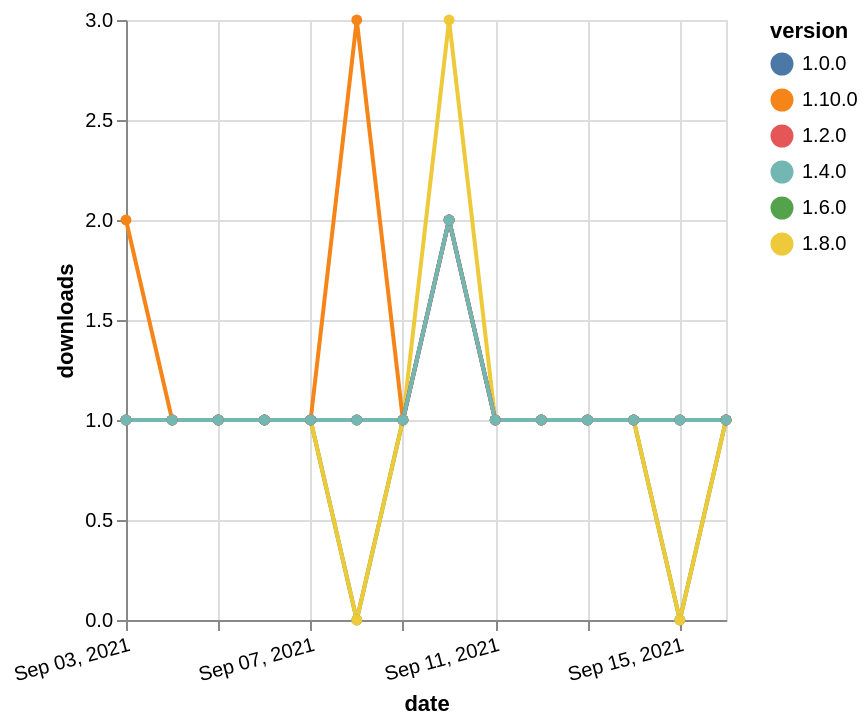

Describe this chart as a Vega-Lite specification.
### Vega-Lite specification from a JSON file in a GitHub repository (floating-point values rounded to 4 significant figures)
{"$schema": "https://vega.github.io/schema/vega-lite/v5.json", "description": "A simple bar chart with embedded data.", "data": {"values": [{"date": "2021-09-03", "total": 163, "delta": 1, "version": "1.6.0"}, {"date": "2021-09-04", "total": 164, "delta": 1, "version": "1.6.0"}, {"date": "2021-09-05", "total": 165, "delta": 1, "version": "1.6.0"}, {"date": "2021-09-06", "total": 166, "delta": 1, "version": "1.6.0"}, {"date": "2021-09-07", "total": 167, "delta": 1, "version": "1.6.0"}, {"date": "2021-09-08", "total": 167, "delta": 0, "version": "1.6.0"}, {"date": "2021-09-09", "total": 168, "delta": 1, "version": "1.6.0"}, {"date": "2021-09-10", "total": 170, "delta": 2, "version": "1.6.0"}, {"date": "2021-09-11", "total": 171, "delta": 1, "version": "1.6.0"}, {"date": "2021-09-12", "total": 172, "delta": 1, "version": "1.6.0"}, {"date": "2021-09-13", "total": 173, "delta": 1, "version": "1.6.0"}, {"date": "2021-09-14", "total": 174, "delta": 1, "version": "1.6.0"}, {"date": "2021-09-15", "total": 174, "delta": 0, "version": "1.6.0"}, {"date": "2021-09-16", "total": 175, "delta": 1, "version": "1.6.0"}, {"date": "2021-09-03", "total": 189, "delta": 1, "version": "1.8.0"}, {"date": "2021-09-04", "total": 190, "delta": 1, "version": "1.8.0"}, {"date": "2021-09-05", "total": 191, "delta": 1, "version": "1.8.0"}, {"date": "2021-09-06", "total": 192, "delta": 1, "version": "1.8.0"}, {"date": "2021-09-07", "total": 193, "delta": 1, "version": "1.8.0"}, {"date": "2021-09-08", "total": 193, "delta": 0, "version": "1.8.0"}, {"date": "2021-09-09", "total": 194, "delta": 1, "version": "1.8.0"}, {"date": "2021-09-10", "total": 197, "delta": 3, "version": "1.8.0"}, {"date": "2021-09-11", "total": 198, "delta": 1, "version": "1.8.0"}, {"date": "2021-09-12", "total": 199, "delta": 1, "version": "1.8.0"}, {"date": "2021-09-13", "total": 200, "delta": 1, "version": "1.8.0"}, {"date": "2021-09-14", "total": 201, "delta": 1, "version": "1.8.0"}, {"date": "2021-09-15", "total": 201, "delta": 0, "version": "1.8.0"}, {"date": "2021-09-16", "total": 202, "delta": 1, "version": "1.8.0"}, {"date": "2021-09-03", "total": 114, "delta": 2, "version": "1.10.0"}, {"date": "2021-09-04", "total": 115, "delta": 1, "version": "1.10.0"}, {"date": "2021-09-05", "total": 116, "delta": 1, "version": "1.10.0"}, {"date": "2021-09-06", "total": 117, "delta": 1, "version": "1.10.0"}, {"date": "2021-09-07", "total": 118, "delta": 1, "version": "1.10.0"}, {"date": "2021-09-08", "total": 121, "delta": 3, "version": "1.10.0"}, {"date": "2021-09-09", "total": 122, "delta": 1, "version": "1.10.0"}, {"date": "2021-09-10", "total": 124, "delta": 2, "version": "1.10.0"}, {"date": "2021-09-11", "total": 125, "delta": 1, "version": "1.10.0"}, {"date": "2021-09-12", "total": 126, "delta": 1, "version": "1.10.0"}, {"date": "2021-09-13", "total": 127, "delta": 1, "version": "1.10.0"}, {"date": "2021-09-14", "total": 128, "delta": 1, "version": "1.10.0"}, {"date": "2021-09-15", "total": 129, "delta": 1, "version": "1.10.0"}, {"date": "2021-09-16", "total": 130, "delta": 1, "version": "1.10.0"}, {"date": "2021-09-03", "total": 250, "delta": 1, "version": "1.0.0"}, {"date": "2021-09-04", "total": 251, "delta": 1, "version": "1.0.0"}, {"date": "2021-09-05", "total": 252, "delta": 1, "version": "1.0.0"}, {"date": "2021-09-06", "total": 253, "delta": 1, "version": "1.0.0"}, {"date": "2021-09-07", "total": 254, "delta": 1, "version": "1.0.0"}, {"date": "2021-09-08", "total": 255, "delta": 1, "version": "1.0.0"}, {"date": "2021-09-09", "total": 256, "delta": 1, "version": "1.0.0"}, {"date": "2021-09-10", "total": 258, "delta": 2, "version": "1.0.0"}, {"date": "2021-09-11", "total": 259, "delta": 1, "version": "1.0.0"}, {"date": "2021-09-12", "total": 260, "delta": 1, "version": "1.0.0"}, {"date": "2021-09-13", "total": 261, "delta": 1, "version": "1.0.0"}, {"date": "2021-09-14", "total": 262, "delta": 1, "version": "1.0.0"}, {"date": "2021-09-15", "total": 263, "delta": 1, "version": "1.0.0"}, {"date": "2021-09-16", "total": 264, "delta": 1, "version": "1.0.0"}, {"date": "2021-09-03", "total": 190, "delta": 1, "version": "1.2.0"}, {"date": "2021-09-04", "total": 191, "delta": 1, "version": "1.2.0"}, {"date": "2021-09-05", "total": 192, "delta": 1, "version": "1.2.0"}, {"date": "2021-09-06", "total": 193, "delta": 1, "version": "1.2.0"}, {"date": "2021-09-07", "total": 194, "delta": 1, "version": "1.2.0"}, {"date": "2021-09-08", "total": 195, "delta": 1, "version": "1.2.0"}, {"date": "2021-09-09", "total": 196, "delta": 1, "version": "1.2.0"}, {"date": "2021-09-10", "total": 198, "delta": 2, "version": "1.2.0"}, {"date": "2021-09-11", "total": 199, "delta": 1, "version": "1.2.0"}, {"date": "2021-09-12", "total": 200, "delta": 1, "version": "1.2.0"}, {"date": "2021-09-13", "total": 201, "delta": 1, "version": "1.2.0"}, {"date": "2021-09-14", "total": 202, "delta": 1, "version": "1.2.0"}, {"date": "2021-09-15", "total": 203, "delta": 1, "version": "1.2.0"}, {"date": "2021-09-16", "total": 204, "delta": 1, "version": "1.2.0"}, {"date": "2021-09-03", "total": 180, "delta": 1, "version": "1.4.0"}, {"date": "2021-09-04", "total": 181, "delta": 1, "version": "1.4.0"}, {"date": "2021-09-05", "total": 182, "delta": 1, "version": "1.4.0"}, {"date": "2021-09-06", "total": 183, "delta": 1, "version": "1.4.0"}, {"date": "2021-09-07", "total": 184, "delta": 1, "version": "1.4.0"}, {"date": "2021-09-08", "total": 185, "delta": 1, "version": "1.4.0"}, {"date": "2021-09-09", "total": 186, "delta": 1, "version": "1.4.0"}, {"date": "2021-09-10", "total": 188, "delta": 2, "version": "1.4.0"}, {"date": "2021-09-11", "total": 189, "delta": 1, "version": "1.4.0"}, {"date": "2021-09-12", "total": 190, "delta": 1, "version": "1.4.0"}, {"date": "2021-09-13", "total": 191, "delta": 1, "version": "1.4.0"}, {"date": "2021-09-14", "total": 192, "delta": 1, "version": "1.4.0"}, {"date": "2021-09-15", "total": 193, "delta": 1, "version": "1.4.0"}, {"date": "2021-09-16", "total": 194, "delta": 1, "version": "1.4.0"}]}, "width": "container", "mark": {"type": "line", "point": {"filled": true}}, "encoding": {"x": {"field": "date", "type": "temporal", "timeUnit": "yearmonthdate", "title": "date", "axis": {"labelAngle": -15}}, "y": {"field": "delta", "type": "quantitative", "title": "downloads"}, "color": {"field": "version", "type": "nominal"}, "tooltip": {"field": "delta"}}}
